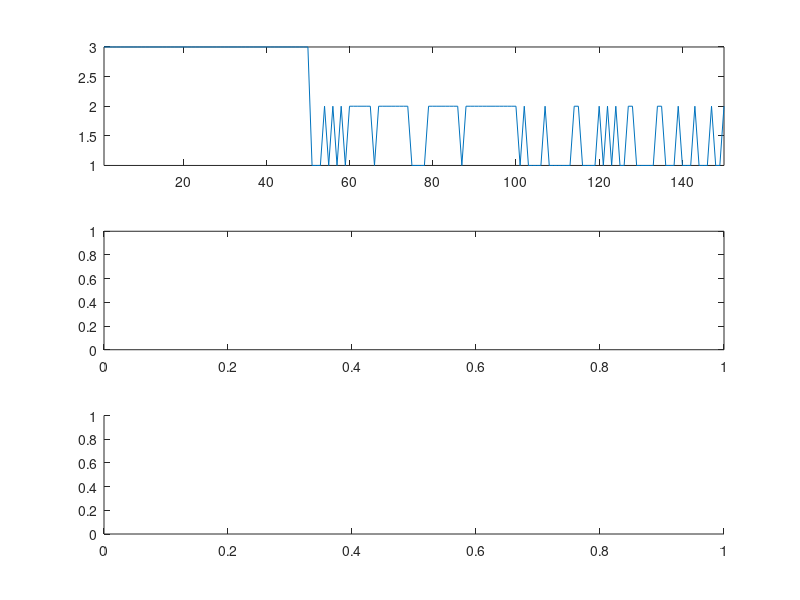

Source code (MATLAB): (Note: this script raises an error after producing the figure.)
clear all; close all; clc;

load fisheriris.mat;

% sepal length, width  이용
setdata = [];
setdata = meas(:,1:2);

% 매트랩 내부함수. 출력: mat_label: 그룹 할당 결과, mat_Cnt: 각 그룹의 중심 좌표
[mat_label, mat_CP] = kmeans(setdata, 3, 'Start', setdata(1:3,:));

%%
grp = 3; % k = 3;
class = [1 2 3];

% [0단계: 초기 객체 선언]
my_CP = setdata(1:grp,:); 

% [1단계: 객체 군집 배정]
my_label = [];
for kk=1:1:length(setdata)
    tmp_set = setdata(kk,:); % kk번째 데이터 가져오기

    % 각 중심좌표와 데이터 간의 유클리디안 거리를 계산
    udist = zeros(grp, 1);
    for jj=1:1:grp
        udist(jj,1) = norm(tmp_set - my_CP(jj, :));
    end

    % 현재 데이터와 중심좌표들의 거리를 오름차순으로 정렬
    [sv, si] = sort(udist, 'ascend');

    % 제일 앞에 있는 것이 거리가 제일 짧은 것. 그것의 그룹 ID로 현재 데이터를 할당하라 
    my_label(kk,1) = class(si(1));
end

Final_label = [];
chk = 1;
loop = 0;



% [출력 변수] = my_kmeans_학번(입력변수);

figure;
subplot(311); plot(mat_label); axis tight;
subplot(312); plot(Final_label); axis tight;
subplot(313); plot(mat_label-Final_label); axis tight;

my_CP
mat_CP
    
